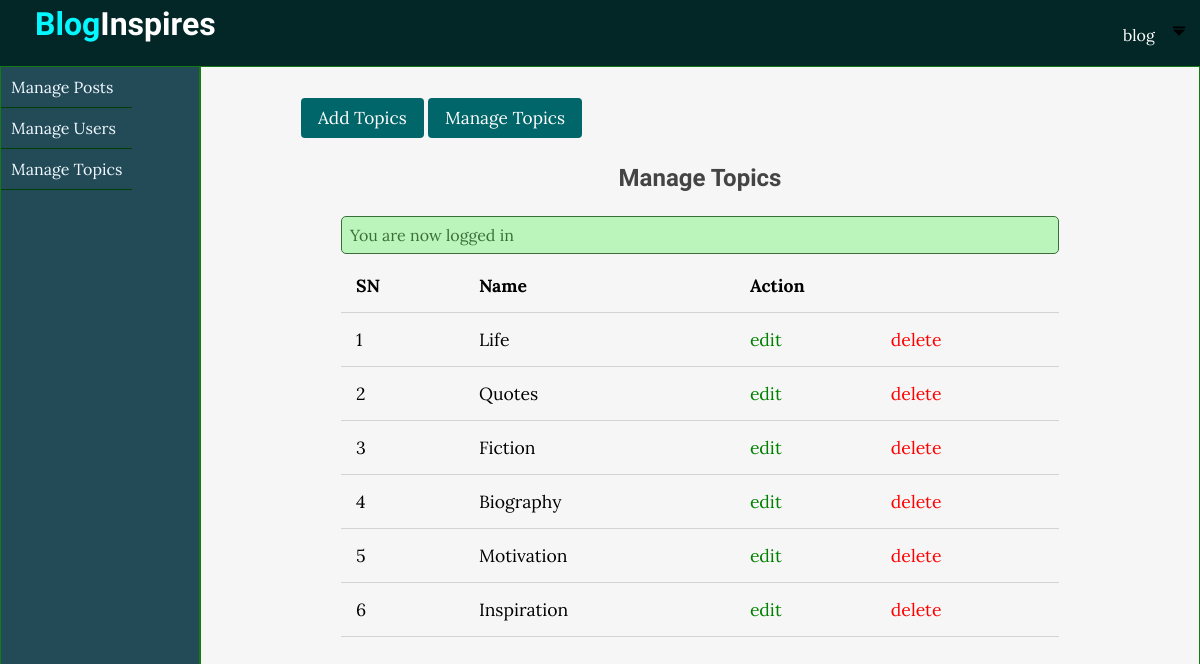
Screenshot of /admin/topics/index.php (signed in) with the database file from the repository.
### tables this page shows
CREATE TABLE `topics` (
  `id` int(11) NOT NULL,
  `name` varchar(100) NOT NULL,
  `description` text NOT NULL
);

### app/controllers/topics.php (called while the page is built, shortened)
<?php  include(ROOT_PATH . "/app/database/db.php"); ?>
<?php
  $table = 'topics';
   $topics =  selectAll($table);
?>

### app/database/db.php (called while the page is built, shortened)
<?php
 require('connect.php');
function selectAll($table,$conditions = [])
{
    global $conn;
    $sql = "SELECT * FROM $table";
 if (empty($conditions)) {
    $stmt= $conn->prepare($sql);
    $stmt->execute();
    $records = $stmt->get_result()->fetch_all(MYSQLI_ASSOC);
    return $records;
}
}

### admin/topics/index.php (the view, shortened to what this page needs)
<?php include(ROOT_PATH . "/app/controllers/topics.php");
?>
<!DOCTYPE html>
<html lang="en">
<head>
    <link rel="stylesheet" href="../../assets/css/dashboard.css">
    <link rel="stylesheet" href="../../assets/css/admin.css">
</head>
<body>
<?php include(ROOT_PATH . "/app/includes/adminHeader.php"); ?>
    <div class="admin-wrapper">
    <?php include(ROOT_PATH . "/app/includes/adminSidebar.php"); ?>
           <div class="admin-content">
        <div class="button-group">
            <a href="create.php" class="btn btn-big">Add Topics</a>
            <a href="index.php" class="btn btn-big">Manage Topics</a>
        </div>
        <div class="content">
            <h2 class="page-title">Manage Topics</h2>
            <?php include(ROOT_PATH . "/app/includes/messages.php"); ?>
            <table>
                <thead>
                    <th>SN</th>
                    <th>Name</th>
                    <th colspan="2">Action</th>
                </thead>
                <tbody>
                   <?php foreach ($topics as $key => $topic):  ?>
                    <tr>
                        <td><?php echo  $key + 1; ?></td>
                        <td><?php echo  $topic['name']; ?></td>
                        <td><a href="edit.php?id=<?php echo $topic['id']; ?>" class="edit">edit</a></td>
                        <td><a href="index.php?del_id=<?php echo $topic['id']; ?>" class="delete">delete</a></td>
                    </tr>
                   <?php endforeach; ?>
                </tbody>
            </table>
        </div>
           </div>
        </div>
</body>
</html>

### assets/css/dashboard.css (style rules this page uses)
* { padding:0px; margin:0px; box-sizing: border-box; }
html,body { background: #f6f6f6; font-family: 'Lora',serif; }
html { height:100%; }
body { height:100%; }
h1,h2,h3,h4,h5,h6 { font-family: 'Candal',serif; color:#444; margin:5px; }
a { text-decoration: none; color:inherit; }
.btn { padding: .5rem 1rem; background: #006669; color:white; border:1px solid transparent; border-radius: .25rem; font-size:1.08em; font-family: 'Lora',serif; }
.content { width: 90%; margin: 30px auto 30px; }

### assets/css/admin.css (style rules this page uses)
.admin-wrapper { height:100%; width:100%; display:grid; grid-template-columns: 1fr 5fr; }
.left-sidebar,.admin-content { width:100%; height:100%; display:flex; flex-direction:column; align-items:start; border: 1px solid rgb(21, 122, 21); }
.admin-content { height:100%; padding:40px 100px 100px; overflow-y:scroll; }
.page-title { text-align: center; margin-bottom: 1.5rem; }
table { width:100%; border-collapse: collapse; font-size:1.1rem; }
th,td { padding:15px; text-align:left; border-bottom:1px solid #d3d3d3; }
.edit { color:green; }
.delete { color:red; }

### rows the page displays
topics: name "Life"
topics: name "Quotes"
topics: name "Fiction"
topics: name "Biography"
topics: name "Motivation"
topics: name "Inspiration"

### other values shown
$_SESSION['username'] "blog"
$_SESSION['message'] "You are now logged in"
